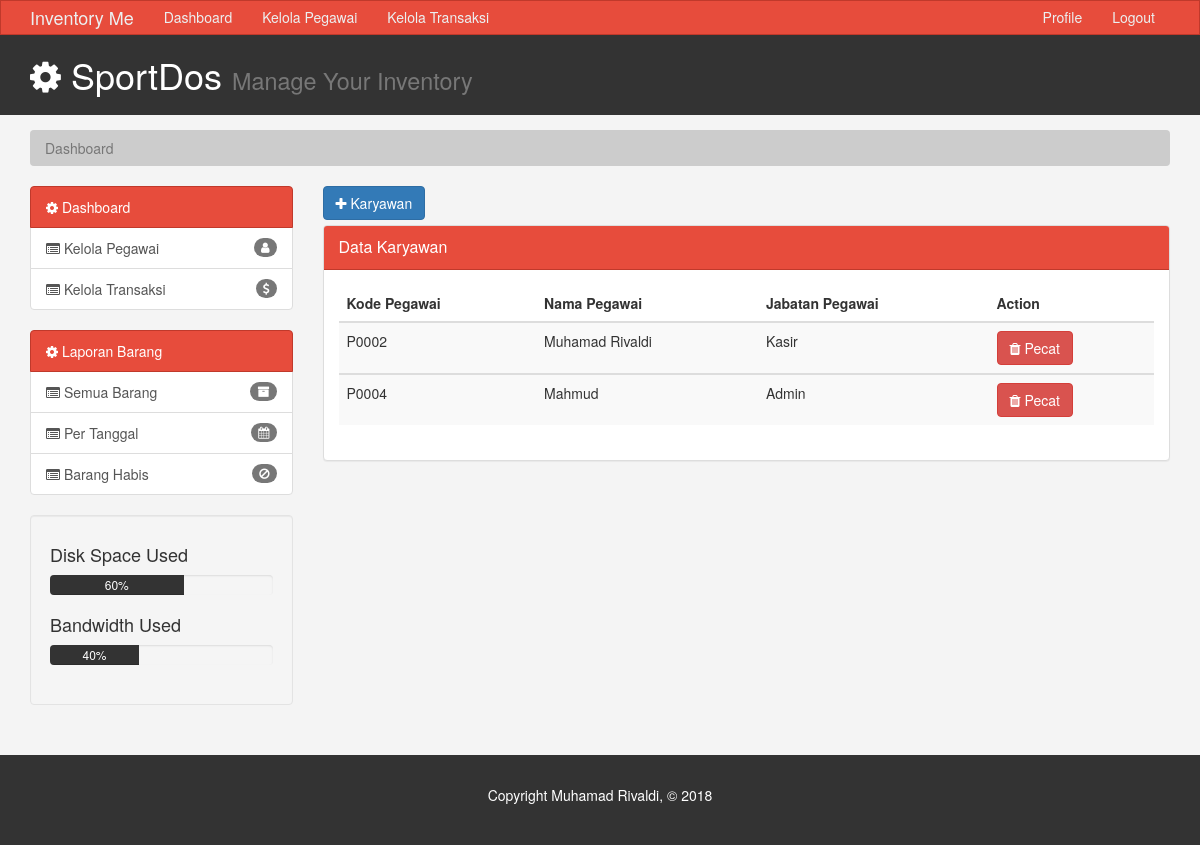
The page /manager.php?menu=kelola_pegawai (signed in) on the database its author committed.
### tables this page shows
CREATE TABLE `table_user` (
  `kd_user` varchar(7) NOT NULL,
  `nama_user` varchar(20) NOT NULL,
  `username` varchar(25) NOT NULL,
  `password` varchar(25) NOT NULL,
  `level` enum('Admin','Kasir','Manager') NOT NULL
);

### controller.php (called while the page is built, shortened)
<?php
    $username = "root";
    $password = "";
    $database = "inventory_barang";
    $hostname = "localhost";
    $conn = mysqli_connect($hostname,$username,$password,$database) or die("Connection Corrupt");
    class oop
    {
        public function kode_auto($table,$where,$pre){
            global $conn;
            $cek_kode = mysqli_query($conn, "select max($where) from $table");
            @$data = mysqli_fetch_array($cek_kode);
            if ($data) {
                $nilaikode = substr($data[0], 1);
                $kode = (int) $nilaikode;
                $kode = $kode + 1;
                $kode_otomatis = "$pre".str_pad($kode, 4, "0", STR_PAD_LEFT);
            } else {
                $kode_otomatis = $pre."0001";
            }
            return $kode_otomatis;
        }
        public function querySelect($sql){
            global $conn;
            $query = mysqli_query($conn,$sql);
            $data = [];
            while($bigData = mysqli_fetch_assoc($query)){
                $data[] = $bigData;
            }
            return $data;
        }
    }
?>

### kelola_pegawai.php (the view, shortened to what this page needs)
<?php
    include 'controller.php';
    $dos = new oop();
    $data = $dos->querySelect("SELECT * FROM table_user WHERE level ='Admin' Or level='Kasir'");
    $table = "table_user";
    $where = "kd_user";
    $pre = "P";
    $kode = $dos->kode_auto($table, $where, $pre);
?>
<a class="btn btn-primary" href="#addpegawai" data-toggle="modal" style="margin-bottom: 5px;"><i class="fa fa-plus"></i> Karyawan</a>
<div class="panel panel-default">
	<div class="panel-heading main-color-bg">
		<div class="panel-title">Data Karyawan</div>
	</div>
	<div class="panel-body">
		<table class="table table-striped table-hover" id="sampleTable">
			<thead>
        <tr>
  				<th>Kode Pegawai</th>
  				<th>Nama Pegawai</th>
  				<th>Jabatan Pegawai</th>
          <th>Action</th>
  			</tr>
      </thead>
      <?php
        $no = 1;
        foreach ($data as $pg) { ?>
      <tbody>
        <tr>
          <td><?= $pg['kd_user'] ?></td>
          <td><?= $pg['nama_user'] ?></td>
          <td><?= $pg['level'] ?></td>
          <td>
              <a href="?menu=kelola_pegawai&hapus&id=<?= $pg['kd_user'] ?>" class="btn btn-danger"><i class="fa fa-trash"> </i> Pecat</a>
          </td>
        </tr>
      </tbody>
      <?php $no++; } ?>
		</table>
	</div>
</div>

### css/style.css (style rules this page uses)
body { background:#f4f4f4; }
.main-color-bg { background-color: #e74c3c !important; border-color: #c0392b !important; color:#ffffff !important; }

### rows shown on the page
table_user: kd_user "P0002", nama_user "Muhamad Rivaldi", level "Kasir"
table_user: kd_user "P0004", nama_user "Mahmud", level "Admin"
